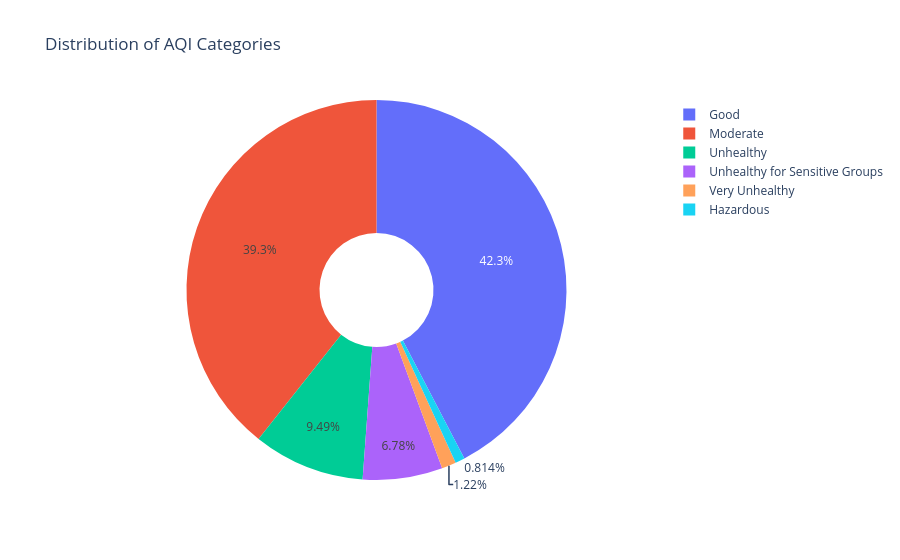

Write notebook code for a chart like this one.
### Code cell
import plotly.express as px

# 1. Prepare the data
aqi_category = df["AQI Category"].value_counts().reset_index()
aqi_category.columns = ["AQI Category", "Count"]

# 2. Build the interactive donut chart
fig = px.pie(
    aqi_category,
    names="AQI Category",
    values="Count",
    title="Distribution of AQI Categories",
    hole=0.3
)

# 3. Render the plot
fig.show()

### Figure 1 — Plotly figure (JSON) as saved in the notebook; plotly's stock layout.template omitted (floating-point values rounded to 4 significant figures)
{"data": [{"domain": {"x": [0, 1], "y": [0, 1]}, "hole": 0.3, "hovertemplate": "AQI Category=%{label}<br>Count=%{value}<extra></extra>", "labels": ["Good", "Moderate", "Unhealthy", "Unhealthy for Sensitive Groups", "Very Unhealthy", "Hazardous"], "legendgroup": "", "name": "", "showlegend": true, "type": "pie", "values": [9936, 9231, 2227, 1591, 287, 191]}], "layout": {"legend": {"tracegroupgap": 0}, "title": {"text": "Distribution of AQI Categories"}}}
